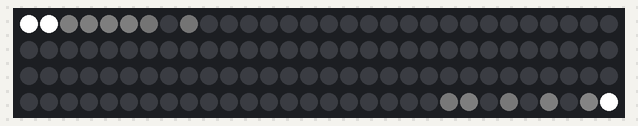
Bench run of a sketch on a simulated Arduino Uno, built for the host (arithmetic inside an expression is 32-bit, double 64-bit). Shown: 120 RGB LEDs in strip order, left to right, continuing on the next row. Dim RGB values are drawn brighter than linear; random numbers use the default seed unless the sketch sets one.

Above: at 1.4 s.
At 2.6 s:
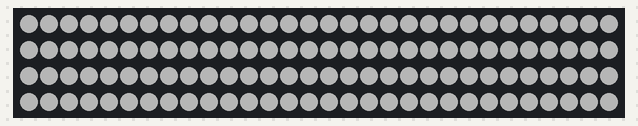

The sketch:

i2c_lights_slave.ino
```cpp
/*
A simple program that controls an addressable led strip based on i2c commands
the program exapects a single byte over i2c representing an integer value
on startup the strip will perform a small startup animation

Need change over to CHSV from CRGB to make fading out easier and more color accurate
*/

#include <Wire.h>

#include <FastLED.h>

#define NUM_LEDS 120
#define DATA_PIN 10
#define BRIGHTNESS 30
#define LED_TYPE WS2812B
#define COLOR_ORDER GRB
#define UPDATES_PER_SECOND 100
#define FORWARD_COLOR_RED_ALLIANCE Red
#define FORWARD_COLOR_BLUE_ALLIANCE Blue

CRGB leds[NUM_LEDS];

#define I2C_ADDRESS 0x44
volatile int new_data = 0;
volatile int value = 0;
volatile int value_register = 0;


void setup() {
	delay(1000); // power-up safety delay
	FastLED.addLeds<LED_TYPE, DATA_PIN, COLOR_ORDER>(leds, NUM_LEDS).setCorrection(TypicalLEDStrip);

	startupEffect();

	Wire.begin(I2C_ADDRESS);
	Wire.onReceive(i2cReceiveEvent);

	FastLED.setBrightness(BRIGHTNESS);
}


void loop() {
	if (new_data) {
		new_data = 0;

		switch (value) {
			default:
				for (int i = 0; i < NUM_LEDS; i++) {
					leds[i] = CRGB::Black;
				 }
				break;

			case 5:
				startupEffect();
				break;

			case 4:
				for (int i = 0; i < NUM_LEDS; i++) {
					leds[i] = CRGB::Blue;
				 }
				break;

			case 3:
				for (int i = 0; i < NUM_LEDS; i++) {
					leds[i] = CRGB::Green;
				 }
				 break;

			case 2:
				for (int i = NUM_LEDS/2; i < NUM_LEDS; i++) {
					leds[i] = CRGB::FORWARD_COLOR_RED_ALLIANCE;
				}
				for (int i = 0; i < NUM_LEDS/2; i++) {
					leds[i] = CRGB::Black;
				}
				break;

			case 1:
				for (int i = NUM_LEDS/2; i < NUM_LEDS; i++) {
					leds[i] = CRGB::Black;
				}
				for (int i = 0; i < NUM_LEDS/2; i++) {
					leds[i] = CRGB::FORWARD_COLOR_RED_ALLIANCE;
				}
				break;
		}
	}
	FastLED.show();
}


void i2cReceiveEvent(int bytesReceived) {  //The first byte is the register and the rest of the bytes are data
	value_register = (int) Wire.read();
	value = (int) Wire.read();
	if (bytesReceived > 2) {   //Throw away all the rest of the data past the first 2 bytes
		for (uint8_t a = 2; a < bytesReceived; a++) {
			Wire.read();
		}
	}
	new_data = 1;
}


void startupEffect() {
	Wire.end();
	meteorRainHalfFill(0xff, 0xff, 0xff, 8, 100, true, .5, 1);
	for (int j = 255; j > 0; j--) {
		for (int i = 0; i < NUM_LEDS; i++ ) {
			leds[i].r = j;
			leds[i].g = j;
			leds[i].b = j;
		}
		FastLED.show();
		delay(2);
	}
	Wire.begin(I2C_ADDRESS);
	Wire.onReceive(i2cReceiveEvent);
}


void meteorRainFill(byte red, byte green, byte blue, byte meteorSize, byte meteorTrailDecay, boolean meteorRandomDecay, int SpeedDelay, int FillDelay) {
	setAll(0, 0, 0);

	for (int i = 0; i < NUM_LEDS; i++) {


		// fade brightness all LEDs one step
		for (int j = 0; j<NUM_LEDS; j++) {
			if ( (!meteorRandomDecay) || (random(10)>5) ) {
				fadeToBlack(j, meteorTrailDecay );
			}
		}

		// draw meteor
		for (int j = 0; j < meteorSize; j++) {
			if ( ( i-j <NUM_LEDS) && (i-j>=0) ) {
				setPixel(i-j, red, green, blue);
			}
		}

		FastLED.show();
		delay(SpeedDelay);
	}
	//fill the strip with the color starting from the end with the color
	for (int i = NUM_LEDS; i >= 0; i-=3) {
		setPixel(i, red, green, blue);
		setPixel(i-1, red, green, blue);
		setPixel(i-2, red, green, blue);
		FastLED.show();
		delay(FillDelay);
	}
}


void meteorRainHalfFill(byte red, byte green, byte blue, byte meteorSize, byte meteorTrailDecay, boolean meteorRandomDecay, int SpeedDelay, int FillDelay) {
	setAll(0, 0, 0);

	for (int i = 0; i < NUM_LEDS/2 + 30; i++) {
	 // start in center at num/2 spread out i from center each time

		// fade brightness all LEDs one step
		for (int j=0; j<NUM_LEDS; j++) {
			if ( (!meteorRandomDecay) || (random(10)>5) ) {
				fadeToBlack(j, meteorTrailDecay);
			}
		}

		// draw meteors
		for (int j = 0; j < meteorSize; j++) {
			if ( ( i-j <(NUM_LEDS/2)) && (i-j>=0) ) {
				setPixel((NUM_LEDS/2) - (i-j), red, green, blue);
			}
		}
		for (int j = 0; j < meteorSize; j++) {
			if ( ( i-j <(NUM_LEDS/2)) && (i-j>=0) ) {
				setPixel((NUM_LEDS/2) + (i-j), red, green, blue);
			}
		}

		FastLED.show();
		delay(SpeedDelay);
	}
	//fill the strip with the color starting from the ends
	for (int i = 0; i <= NUM_LEDS/2; i+=2) {
		setPixel(i, red, green, blue);
		setPixel(NUM_LEDS - i, red, green, blue);
		setPixel(i+1, red, green, blue);
		setPixel(NUM_LEDS - i - 1, red, green, blue);
		FastLED.show();
		delay(FillDelay);
	}
}

void fadeToBlack(int ledNo, byte fadeValue) {
	leds[ledNo].fadeToBlackBy(fadeValue);
}

void setPixel(int Pixel, byte red, byte green, byte blue) {
	leds[Pixel].r = red;
	leds[Pixel].g = green;
	leds[Pixel].b = blue;
}

void setAll(byte red, byte green, byte blue) {
	for (int i = 0; i < NUM_LEDS; i++ ) {
		setPixel(i, red, green, blue);
	}
	FastLED.show();
}
```
